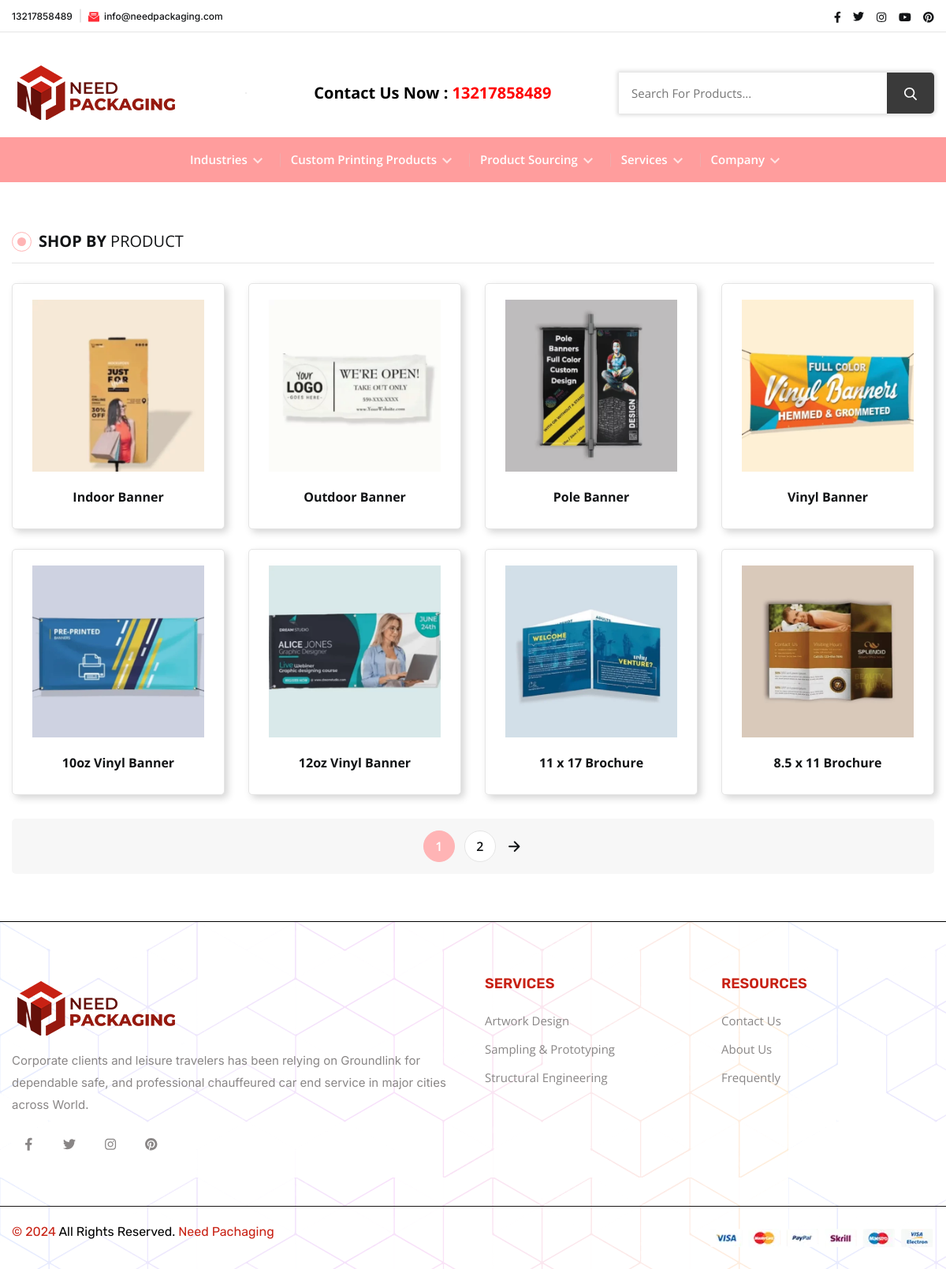
Screenshot of /custom-products.php with the database file from the repository.
### tables this page shows
CREATE TABLE `customproduct` (
  `id` int(11) NOT NULL,
  `product_name` varchar(100) NOT NULL,
  `product_short_desc` varchar(500) NOT NULL,
  `product_long_desc` varchar(1000) NOT NULL,
  `cat_id` int(11) NOT NULL,
  `product_img` varchar(100) NOT NULL
);

### custom-products.php (the view, shortened to what this page needs)
<?php
include('header.php');
$products_per_page = 8;
$page = isset($_GET['page']) && is_numeric($_GET['page']) ? (int) $_GET['page'] : 1;
$offset = ($page - 1) * $products_per_page;
try {
    $count_query = "SELECT COUNT(*) FROM customproduct";
    $count_stmt = $pdo->prepare($count_query);
    $count_stmt->execute();
    $total_products = $count_stmt->fetchColumn();
    $total_pages = ceil($total_products / $products_per_page);
    $query = "SELECT * FROM customproduct";
    $query .= " LIMIT :limit OFFSET :offset";
    $stmt = $pdo->prepare($query);
    $stmt->bindValue(':limit', $products_per_page, PDO::PARAM_INT);
    $stmt->bindValue(':offset', $offset, PDO::PARAM_INT);
    $stmt->execute();
    $allProducts = $stmt->fetchAll(PDO::FETCH_ASSOC);
    if (count($allProducts) > 0) {
?>
        <div class="shop__section section--padding">
            <div class="container">
                <div class="row">
                    <div class="col-xl-12 col-lg-12 shop-col-width-lg-12">
                        <div class="shop__right--sidebar">
                            <div class="section__heading border-bottom mb-30">
                                <h2 class="section__heading--maintitle">Shop By <span>Product</span></h2>
                            </div>
                            <div class="shop__product--wrapper">
                                <div class="tab_content">
                                    <div id="product_grid" class="tab_pane active show">
                                        <div class="product__section--inner">
                                            <div class="row mb--n30">
                                                <?php foreach ($allProducts as $product) { ?>
                                                    <div class="col-lg-3 col-md-3 col-sm-6 col-6 custom-col mb-30">
                                                        <article class="product__card">
                                                            <div class="product__card--thumbnail">
                                                                <a class="product__card--thumbnail__link display-block" href="custom-product-details.php?id=<?php echo htmlspecialchars($product['id']); ?>">
                                                                    <img class="product__card--thumbnail__img" src="adminPanel/img/custom/<?php echo $product['product_img'] ?>" alt="product-img">
                                                                </a>
                                                            </div>
                                                            <div class="product__card--content">
                                                                <h3 class="product__card--title"> <a href="custom-product-details.php?id=<?php echo htmlspecialchars($product['id']); ?>"><?php echo htmlspecialchars($product['product_name']); ?></a></h3>
                                                            </div>
                                                        </article>
                                                    </div>
                                                <?php
                                                }
                                                ?>
                                            </div>
                                        </div>
                                    </div>
                            <?php
                        } else {
                            echo '<div class="notice">
                                    <h2 class="no-product">No products found matching the selected Category.</h2>
                                    </div>';
                        }
                    } catch (PDOException $e) {
                        echo "Error: " . $e->getMessage();
                    }
                            ?>
                                </div>
                                <div class="pagination__area">
                                    <nav class="pagination justify-content-center">
                                        <ul class="pagination__wrapper d-flex align-items-center justify-content-center">
                                            <?php
                                            $query_string = '';
                                            ?>
                                            <?php for ($i = 1; $i <= $total_pages; $i++): ?>
                                                <li class="pagination__list">
                                                    <a href="?page=<?php echo $i . $query_string; ?>" class="pagination__item<?php if ($i == $page) echo ' pagination__item--current'; ?>">
                                                        <?php echo $i; ?>
                                                    </a>
                                                </li>
                                            <?php endfor; ?>
                                            <?php if ($page < $total_pages): ?>
                                                <li class="pagination__list">
                                                    <a href="?page=<?php echo $page + 1 . $query_string; ?>" class="pagination__item--arrow link">
                                                        <svg xmlns="http://www.w3.org/2000/svg" width="22.51" height="20.443" viewBox="0 0 512 512">
                                                            <path fill="none" stroke="currentColor" stroke-linecap="round" stroke-linejoin="round" stroke-width="48" d="M268 112l144 144-144 144M392 256H100" />
                                                        </svg>
                                                    </a>
                                                </li>
                                            <?php endif; ?>
                                        </ul>
                                    </nav>
                                </div>
                            </div>
                        </div>
                    </div>
                </div>
            </div>
        </div>
        <?php
        include('footer.php');
        ?>

### rows the page displays
customproduct: product_img (picture), product_name "Indoor Banner"
customproduct: product_img (picture), product_name "Outdoor Banner"
customproduct: product_img (picture), product_name "Pole Banner"
customproduct: product_img (picture), product_name "Vinyl Banner"
customproduct: product_img (picture), product_name "10oz Vinyl Banner"
customproduct: product_img (picture), product_name "12oz Vinyl Banner"
customproduct: product_img (picture), product_name "11 x 17 Brochure"
customproduct: product_img (picture), product_name "8.5 x 11 Brochure"
